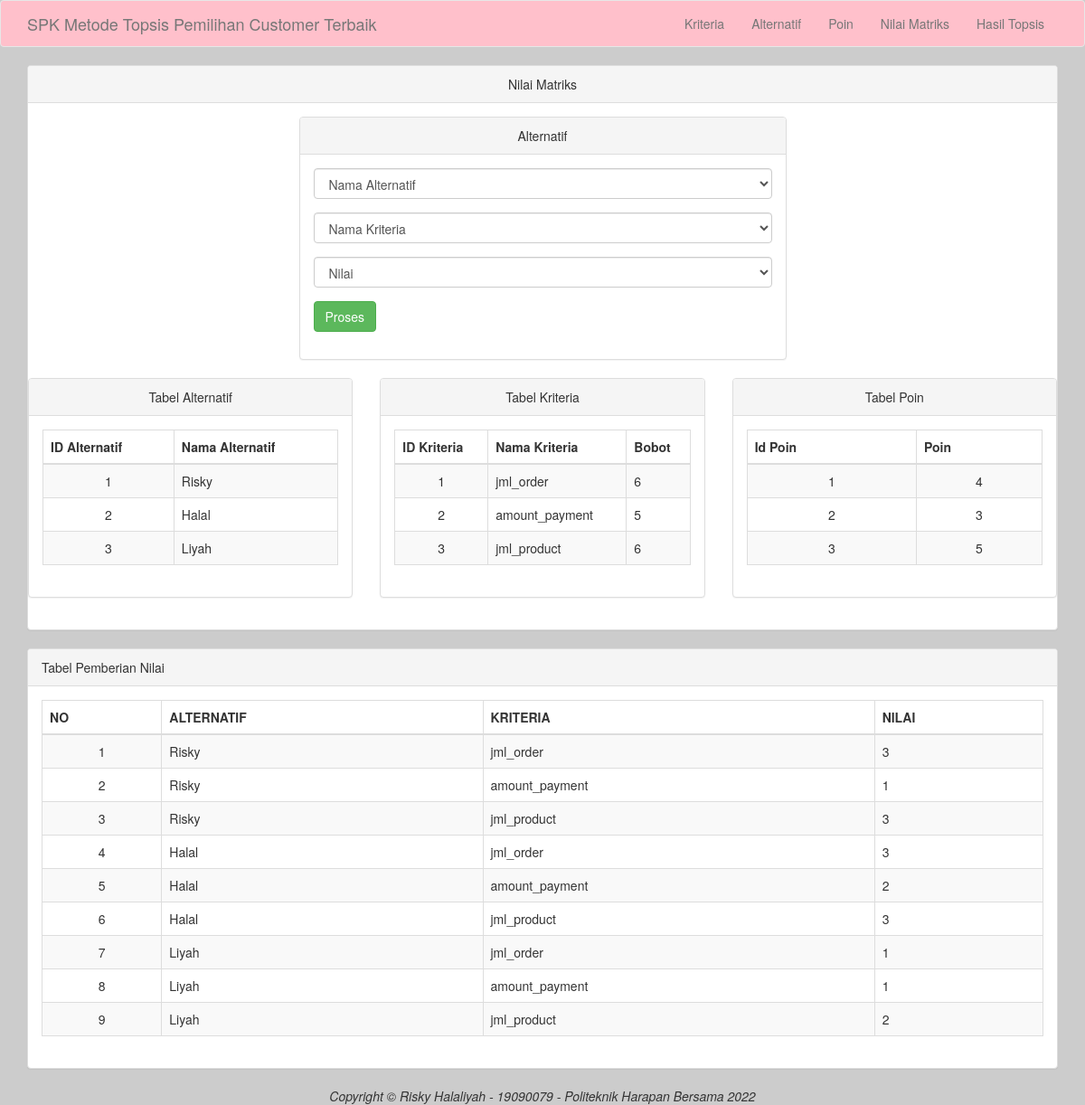
The page /nilmat.php on the database its author committed.
### tables this page shows
CREATE TABLE `tab_alternatif` (
  `id_alternatif` int(11) NOT NULL,
  `nama_alternatif` varchar(50) NOT NULL
);

CREATE TABLE `tab_kriteria` (
  `id_kriteria` varchar(10) NOT NULL,
  `nama_kriteria` varchar(50) NOT NULL,
  `bobot` float NOT NULL
);

CREATE TABLE `tab_poin` (
  `id_poin` varchar(10) NOT NULL,
  `poin` varchar(10) NOT NULL
);

CREATE TABLE `tab_topsis` (
  `id_alternatif` varchar(10) NOT NULL,
  `id_kriteria` varchar(10) NOT NULL,
  `nilai` float NOT NULL
);

### nilmat.php (the view, shortened to what this page needs)
<?php
include("koneksi.php");
 ?>
<!DOCTYPE html>
<html>
  <head>
    <link href="tampilan/css/bootstrap.min.css" rel="stylesheet">
    <link href="tampilan/font-awesome/css/font-awesome.min.css" rel="stylesheet" type="text/css">
  </head>
  <body>
    <nav class="navbar navbar-default navbar-custom navbar-dark bg-dark" style='background-color:pink;'>
      <div class="container">
        <div class="navbar-header">
          <a class="navbar-brand" href="index.php">SPK Metode Topsis Pemilihan Customer Terbaik</a>
        </div>
        <div class="collapse navbar-collapse">
          <ul class="nav navbar-nav navbar-right">
            <li>
              <a href="kriteria.php">Kriteria</a>
            </li>
            <li>
              <a href="alternatif.php">Alternatif</a>
            </li>
            <li>
              <a href="poin.php">Poin</a>
            </li>
            <li>
              <a href="nilmat.php">Nilai Matriks</a>
            </li>
            <li>
              <a href="hastop.php">Hasil Topsis</a>
            </li>
          </ul>
        </div>
      </div>
    </nav>
    <div class="container">
      <div class="row">
        <div class="col-lg-12">
          <div class="panel panel-default">
            <div class="panel-heading text-center">
              Nilai Matriks
            </div>
            <div class="panel-body">
              <div class="row">
                <div class="col-lg-6 col-lg-offset-3">
                  <div class="panel panel-default">
                    <div class="panel-heading text-center">
                      Alternatif
                    </div>
                    <div class="panel-body">
                      <div class="row">
                        <div class="col-lg-12">
                          <form class="form" action="tambahnilmat.php" method="post">
                            <div class="form-group">
                              <select class="form-control" name="alter">
                                <option>Nama Alternatif</option>
                              </select>
                            </div>
                            <div class="form-group">
                              <select class="form-control" name="krit">
                                <option>Nama Kriteria</option>
                              </select>
                            </div>
                            <div class="form-group">
                              <select class="form-control" name="nilai">
                                <option>Nilai</option>
                              </select>
                            </div>
                            <div class="form-group">
                              <button type="submit" class="btn btn-success">Proses</button>
                            </div>
                          </form>
                        </div>
                      </div>
                    </div>
                  </div>
                </div>
              <div class="row">
                <div class="col-xs-6 col-md-4">
                  <div class="panel panel-default">
                    <div class="panel-heading text-center">
                      Tabel Alternatif
                    </div>
                    <div class="panel-body">
                      <div class="row">
                        <div class="col-lg-12">
                          <?php
                           $sql = $koneksi->query('SELECT * FROM tab_alternatif');
                           ?>
                          <table class="table table-striped table-bordered table-hover">
                            <thead>
                              <tr>
                                <th>ID Alternatif</th>
                                <th>Nama Alternatif</th>
                              </tr>
                            </thead>
                            <tbody>
                              <?php
                              while ($row = $sql->fetch_array()) {
                                echo ("<tr><td align=\"center\">".$row[0]."</td>");
                                echo ("<td align=\"left\">".$row[1]."</td>");
                                echo "</tr>";
                              }
                               ?>
                            </tbody>
                          </table>
                        </div>
                      </div>
                    </div>
                  </div>
                </div>
                <div class="col-xs-6 col-md-4">
                  <div class="panel panel-default">
                    <div class="panel-heading text-center">
                      Tabel Kriteria
                    </div>
                    <div class="panel-body">
                      <div class="row">
                        <div class="col-lg-12">
                          <?php
                          $sql = $koneksi->query('SELECT * FROM tab_kriteria');
                           ?>
                          <table class="table table-striped table-bordered table-hover">
                            <thead>
                              <tr>
                                <th>ID Kriteria</th>
                                <th>Nama Kriteria</th>
                                <th>Bobot</th>
                              </tr>
                            </thead>
                            <tbody>
                              <?php
                              while ($row = $sql->fetch_array()) {
                                echo ("<tr><td align=\"center\">".$row[0]."</td>");
                                echo ("<td align=\"left\">".$row[1]."</td>");
                                echo ("<td align=\"left\">".$row[2]."</td>");
                                echo "</tr>";
                              }
                               ?>
                            </tbody>
                          </table>
                        </div>
                      </div>
                    </div>
                  </div>
                </div>
                <div class="col-xs-6 col-md-4">
                  <div class="panel panel-default">
                    <div class="panel-heading text-center">
                      Tabel Poin
                    </div>
                    <div class="panel-body">
                      <div class="row">
                        <div class="col-lg-12">
                          <?php
                          $sql = $koneksi->query('SELECT * FROM tab_poin');
                          ?>
                          <table class="table table-striped table-bordered table-hover">
                            <thead>
                              <tr>
                                <th>Id Poin</th>
                                <th>Poin</th>
                              </tr>
                            </thead>
                            <tbody>
                              <?php
                              while ($row = $sql->fetch_array()) {
                                echo ("<tr><td align=\"center\">".$row[0]."</td>");
                                echo ("<td align=\"center\">".$row[1]."</td>");
                                echo "</tr>";
                              }
                               ?>
                            </tbody>
                          </table>
                        </div>
                      </div>
                    </div>
                  </div>
                </div>
              </div>
            </div>
          </div>
        </div>
        </div>
        </div>
        </div>
        <div class="container">
          <div class="row">
            <div class="col-lg-12">
              <div class="panel panel-default">
                <div class="panel-heading">
                  Tabel Pemberian Nilai
                </div>
                <div class="panel-body">
                  <?php
                  $sql = $koneksi->query("SELECT * FROM tab_topsis
                  JOIN tab_alternatif ON tab_topsis.id_alternatif=tab_alternatif.id_alternatif
                  JOIN tab_kriteria ON tab_topsis.id_kriteria=tab_kriteria.id_kriteria") or die (mysql_error());
                   ?>
                  <table class="table table-striped table-bordered table-hover">
                    <thead>
                      <tr>
                        <th>NO</th>
                        <th>ALTERNATIF</th>
                        <th>KRITERIA</th>
                        <th>NILAI</th>
                      </tr>
                    </thead>
                    <tbody>
                      <?php
                      $no=1;
                      while ($row = $sql->fetch_array())
                      {
                        $nmkriteria   =$row['nama_kriteria'];
                        echo ("<tr><td align=\"center\">".$no."</td>");
                        echo ("<td align=\"left\">".$row[4]."</td>");
                        echo ("<td align=\"left\">".$nmkriteria."</td>");
                        echo ("<td align=\"left\">".$row[2]."</td>");
                        echo "</tr>";
                        $no++;
                      }
                       ?>
                    </tbody>
                  </table>
                </div>
              </div>
            </div>
          </div>
        </div>
        <footer class="text-center">
          <div class="footer-below">
            <div class="container">
              <div class="row">
                <div class="col-lg-12">
                  <em>Copyright &copy; Risky Halaliyah - 19090079 - Politeknik Harapan Bersama 2022</em>
                </div>
              </div>
            </div>
          </div>
        </footer>
  </body>
</html>

### nilmat.php (style rules this page uses)
body { background-color: #ccc; }

### rows shown on the page
tab_alternatif: id_alternatif "1", nama_alternatif "Risky"
tab_alternatif: id_alternatif "2", nama_alternatif "Halal"
tab_alternatif: id_alternatif "3", nama_alternatif "Liyah"
tab_kriteria: id_kriteria "1", nama_kriteria "jml_order", bobot "6"
tab_kriteria: id_kriteria "2", nama_kriteria "amount_payment", bobot "5"
tab_kriteria: id_kriteria "3", nama_kriteria "jml_product", bobot "6"
tab_poin: id_poin "1", poin "4"
tab_poin: id_poin "2", poin "3"
tab_poin: id_poin "3", poin "5"
tab_topsis: id_alternatif.nama_alternatif "Risky", id_kriteria.nama_kriteria "jml_order", nilai "3"
tab_topsis: id_alternatif.nama_alternatif "Risky", id_kriteria.nama_kriteria "amount_payment", nilai "1"
tab_topsis: id_alternatif.nama_alternatif "Risky", id_kriteria.nama_kriteria "jml_product", nilai "3"
tab_topsis: id_alternatif.nama_alternatif "Halal", id_kriteria.nama_kriteria "jml_order", nilai "3"
tab_topsis: id_alternatif.nama_alternatif "Halal", id_kriteria.nama_kriteria "amount_payment", nilai "2"
tab_topsis: id_alternatif.nama_alternatif "Halal", id_kriteria.nama_kriteria "jml_product", nilai "3"
tab_topsis: id_alternatif.nama_alternatif "Liyah", id_kriteria.nama_kriteria "jml_order", nilai "1"
tab_topsis: id_alternatif.nama_alternatif "Liyah", id_kriteria.nama_kriteria "amount_payment", nilai "1"
tab_topsis: id_alternatif.nama_alternatif "Liyah", id_kriteria.nama_kriteria "jml_product", nilai "2"
